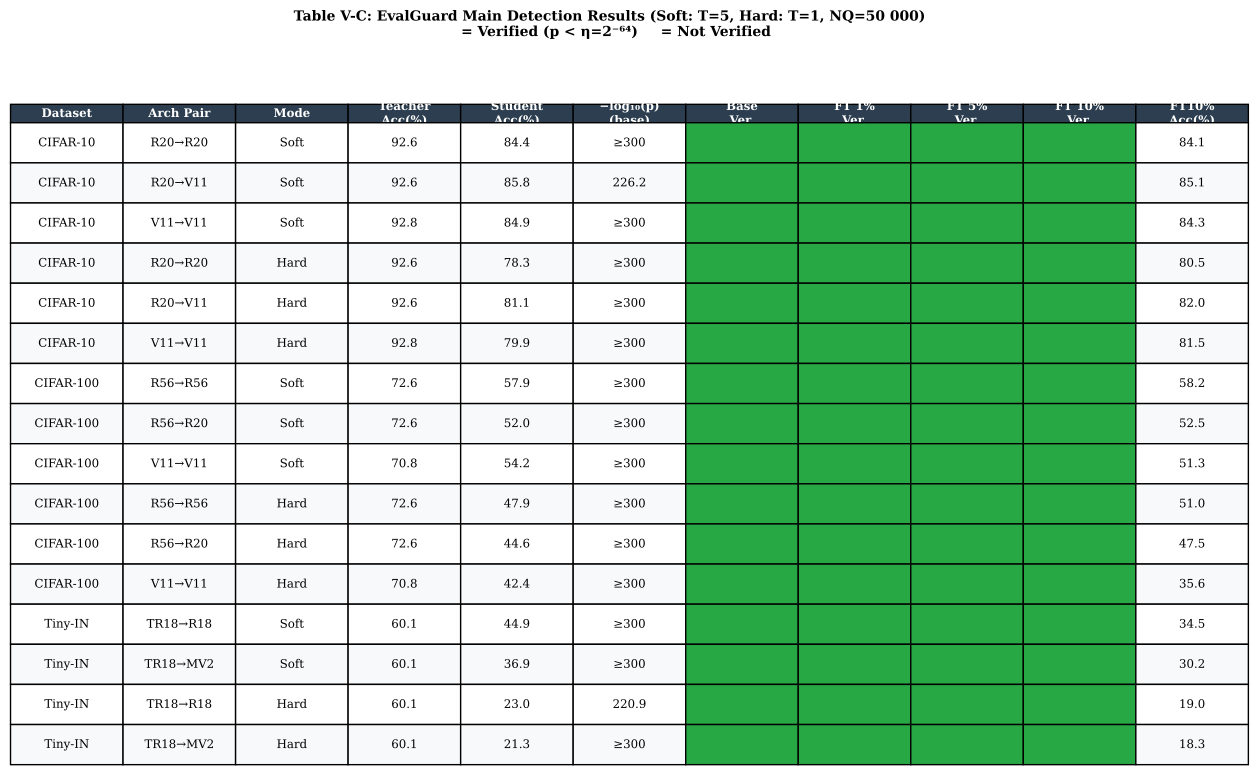

Reproduce this figure in Python.
#!/usr/bin/env python3
"""
V-C Main Results Table
Prints comprehensive detection results to terminal and saves as PDF.
Shows EvalGuard verification across all datasets, arch pairs, label modes.
Canonical temperature T=5 for soft label; T=1 for hard label.
"""
import os
import csv
import numpy as np
import matplotlib.pyplot as plt
import matplotlib as mpl

os.makedirs('fig', exist_ok=True)

mpl.rcParams['font.family'] = 'serif'
mpl.rcParams['font.serif'] = ['Times New Roman', 'DejaVu Serif', 'serif']
mpl.rcParams['pdf.fonttype'] = 42
mpl.rcParams['ps.fonttype'] = 42

_here = os.path.dirname(os.path.abspath(__file__))
_root = os.path.dirname(_here)

THRESHOLD = 64 * np.log10(2)   # ≈ 19.27

CHECK = '✓'
CROSS = '✗'


def to_log10p(s):
    try:
        v = float(str(s).strip())
        return P_FLOOR if v <= 0.0 else min(-np.log10(v), P_FLOOR)
    except (ValueError, TypeError):
        return 0.0

P_FLOOR = 300.0


def fmt_p(s):
    lp = to_log10p(s)
    if lp >= 299:
        return '≥300'
    if lp <= 0.1:
        return '< 0.1'
    return f'{lp:.1f}'


def fmt_ver(s):
    return CHECK if str(s).strip() == 'True' else CROSS


def fmt_acc(s):
    try:
        return f"{float(str(s).replace('%','').strip()):.1f}"
    except (ValueError, TypeError):
        return '—'


def load_soft(csv_path, exp_name, arch_pairs, temp='5', beta_pref='0.5'):
    """Load rows for soft label at given temperature, preferred beta."""
    rows_by_arch = {}
    with open(csv_path) as f:
        for row in csv.DictReader(f):
            if row['Experiment'] != exp_name:
                continue
            if str(row['Temp']).strip() != temp:
                continue
            arch = row['Arch_Pair']
            if arch not in arch_pairs:
                continue
            beta = str(row.get('Beta', '')).strip()
            # prefer beta_pref, but accept any
            if arch not in rows_by_arch or beta == beta_pref:
                rows_by_arch[arch] = row
    return [rows_by_arch[a] for a in arch_pairs if a in rows_by_arch]


def load_hard(csv_path, exp_name, arch_pairs):
    rows_by_arch = {}
    with open(csv_path) as f:
        for row in csv.DictReader(f):
            if row['Experiment'] != exp_name:
                continue
            arch = row['Arch_Pair']
            if arch in arch_pairs:
                rows_by_arch[arch] = row
    return [rows_by_arch[a] for a in arch_pairs if a in rows_by_arch]


def row_to_record(row, dataset, mode):
    return {
        'dataset': dataset,
        'arch':    row['Arch_Pair'],
        'mode':    mode,
        't_acc':   fmt_acc(row.get('T_Acc', '—')),
        'stu_acc': fmt_acc(row['Base_Acc']),
        'base_p':  fmt_p(row['Base_P']),
        'base_v':  fmt_ver(row['Base_Ver']),
        'ft1_v':   fmt_ver(row['FT1%_Ver']),
        'ft5_v':   fmt_ver(row['FT5%_Ver']),
        'ft10_v':  fmt_ver(row['FT10%_Ver']),
        'ft10_acc': fmt_acc(row['FT10%_Acc']),
    }


# ── Load data ──────────────────────────────────────────────────────────────────
c10_csv   = os.path.join(_root, 'summary_results_c10_mean_rest_v5_full.csv')
c100_csv1 = os.path.join(_root, 'summary_results_c100_mean_rest_v5_full1.csv')
c100_csv2 = os.path.join(_root, 'summary_results_c100_mean_rest_v5_full2.csv')
ti_csv    = os.path.join(_root, 'summary_results_tinyimg_mean_rest_v6.csv')

C10_ARCHS_SOFT = ['resnet20 -> resnet20', 'resnet20 -> vgg11', 'vgg11 -> vgg11']
C10_ARCHS_HARD = ['resnet20 -> resnet20', 'resnet20 -> vgg11', 'vgg11 -> vgg11']
C100_ARCHS_SOFT = ['resnet56 -> resnet56', 'resnet56 -> resnet20', 'vgg11 -> vgg11']
C100_ARCHS_HARD = ['resnet56 -> resnet56', 'resnet56 -> resnet20', 'vgg11 -> vgg11']
TI_ARCHS_SOFT = ['tinyresnet18 -> resnet18', 'tinyresnet18 -> mobilenetv2']
TI_ARCHS_HARD = ['tinyresnet18 -> resnet18', 'tinyresnet18 -> mobilenetv2']

records = []

for arch in C10_ARCHS_SOFT:
    rs = load_soft(c10_csv, 'ExpA1_MainTable', [arch], temp='5', beta_pref='0.5')
    for r in rs:
        records.append(row_to_record(r, 'CIFAR-10', 'Soft'))

for arch in C10_ARCHS_HARD:
    rs = load_hard(c10_csv, 'ExpB1_BGS_Adaptive', [arch])
    for r in rs:
        records.append(row_to_record(r, 'CIFAR-10', 'Hard'))

for arch in C100_ARCHS_SOFT:
    rs = load_soft(c100_csv1, 'ExpA1_MainTable', [arch], temp='5', beta_pref='0.7')
    for r in rs:
        records.append(row_to_record(r, 'CIFAR-100', 'Soft'))

for arch in C100_ARCHS_HARD:
    rs = load_hard(c100_csv2, 'ExpB1_BGS_Adaptive', [arch])
    for r in rs:
        records.append(row_to_record(r, 'CIFAR-100', 'Hard'))

for arch in TI_ARCHS_SOFT:
    rs = load_soft(ti_csv, 'Exp1_Soft_Main', [arch], temp='5', beta_pref='0.7')
    for r in rs:
        records.append(row_to_record(r, 'Tiny-IN', 'Soft'))

for arch in TI_ARCHS_HARD:
    rs = load_hard(ti_csv, 'Exp2_Hard_BGS', [arch])
    for r in rs:
        records.append(row_to_record(r, 'Tiny-IN', 'Hard'))

# ── Pretty-print arch pairs ───────────────────────────────────────────────────
ARCH_SHORT = {
    'resnet20 -> resnet20': 'R20→R20',
    'resnet20 -> vgg11':    'R20→V11',
    'vgg11 -> vgg11':       'V11→V11',
    'resnet56 -> resnet56': 'R56→R56',
    'resnet56 -> resnet20': 'R56→R20',
    'tinyresnet18 -> resnet18':    'TR18→R18',
    'tinyresnet18 -> mobilenetv2': 'TR18→MV2',
}

# ── Terminal print ─────────────────────────────────────────────────────────────
HEADER = (
    f"{'Dataset':<11} {'Arch':<10} {'Mode':<5} {'T-Acc':>6} "
    f"{'Stu.Acc':>7} {'-log10P':>7} "
    f"{'Base':^5} {'FT1%':^5} {'FT5%':^5} {'FT10%':^5} {'FT10%Acc':>8}"
)
SEP = '-' * len(HEADER)

print('\n' + '=' * len(HEADER))
print(' Table V-C: EvalGuard Main Detection Results (T=5 soft, T=1 hard)')
print('  ✓ = Verified  ✗ = Not Verified  |  -log10P: security strength (≥19.3 verified)')
print('=' * len(HEADER))
print(HEADER)
print(SEP)

prev_ds = ''
for rec in records:
    ds = rec['dataset']
    if ds != prev_ds and prev_ds != '':
        print(SEP)
    prev_ds = ds
    arch = ARCH_SHORT.get(rec['arch'], rec['arch'][:10])
    line = (
        f"{ds:<11} {arch:<10} {rec['mode']:<5} {rec['t_acc']:>6} "
        f"{rec['stu_acc']:>7} {rec['base_p']:>7} "
        f"{rec['base_v']:^5} {rec['ft1_v']:^5} {rec['ft5_v']:^5} "
        f"{rec['ft10_v']:^5} {rec['ft10_acc']:>8}"
    )
    print(line)

print('=' * len(HEADER))
print()

# ── PDF Table ─────────────────────────────────────────────────────────────────
col_headers = [
    'Dataset', 'Arch Pair', 'Mode', 'Teacher\nAcc(%)',
    'Student\nAcc(%)', '−log₁₀(p)\n(base)',
    'Base\nVer.', 'FT 1%\nVer.', 'FT 5%\nVer.',
    'FT 10%\nVer.', 'FT10%\nAcc(%)',
]

cell_data = []
for rec in records:
    arch = ARCH_SHORT.get(rec['arch'], rec['arch'])
    cell_data.append([
        rec['dataset'], arch, rec['mode'], rec['t_acc'],
        rec['stu_acc'], rec['base_p'],
        rec['base_v'], rec['ft1_v'], rec['ft5_v'],
        rec['ft10_v'], rec['ft10_acc'],
    ])

n_rows = len(cell_data)
fig_h = max(5.5, 0.38 * n_rows + 2.5)
fig, ax = plt.subplots(figsize=(16, fig_h))
ax.axis('off')

tbl = ax.table(
    cellText=cell_data,
    colLabels=col_headers,
    cellLoc='center',
    loc='center',
    bbox=[0, 0, 1, 1],
)
tbl.auto_set_font_size(False)
tbl.set_fontsize(8.5)

# Header style
for ci in range(len(col_headers)):
    tbl[0, ci].set_facecolor('#2c3e50')
    tbl[0, ci].set_text_props(color='white', fontweight='bold')

# Color verification cells
for ri in range(1, n_rows + 1):
    for ci in range(len(col_headers)):
        tbl[ri, ci].set_height(0.055)
    # Alternate row background
    bg = '#f8f9fa' if ri % 2 == 0 else 'white'
    for ci in range(len(col_headers)):
        tbl[ri, ci].set_facecolor(bg)
    # Color verification columns (6-9)
    for ci in range(6, 10):
        val = cell_data[ri - 1][ci]
        if val == CHECK:
            tbl[ri, ci].set_facecolor('#28a745')
            tbl[ri, ci].set_text_props(color='white', fontweight='bold')
        elif val == CROSS:
            tbl[ri, ci].set_facecolor('#dc3545')
            tbl[ri, ci].set_text_props(color='white', fontweight='bold')

fig.suptitle(
    'Table V-C: EvalGuard Main Detection Results (Soft: T=5, Hard: T=1, NQ=50 000)\n'
    f'✓ = Verified (p < η=2⁻⁶⁴)  ✗ = Not Verified',
    fontsize=10, fontweight='bold', y=0.99)

out_path = os.path.join(_here, 'table2_main_results.pdf')
fig.savefig(out_path, bbox_inches='tight', dpi=200)
print(f"Saved: {out_path}")
